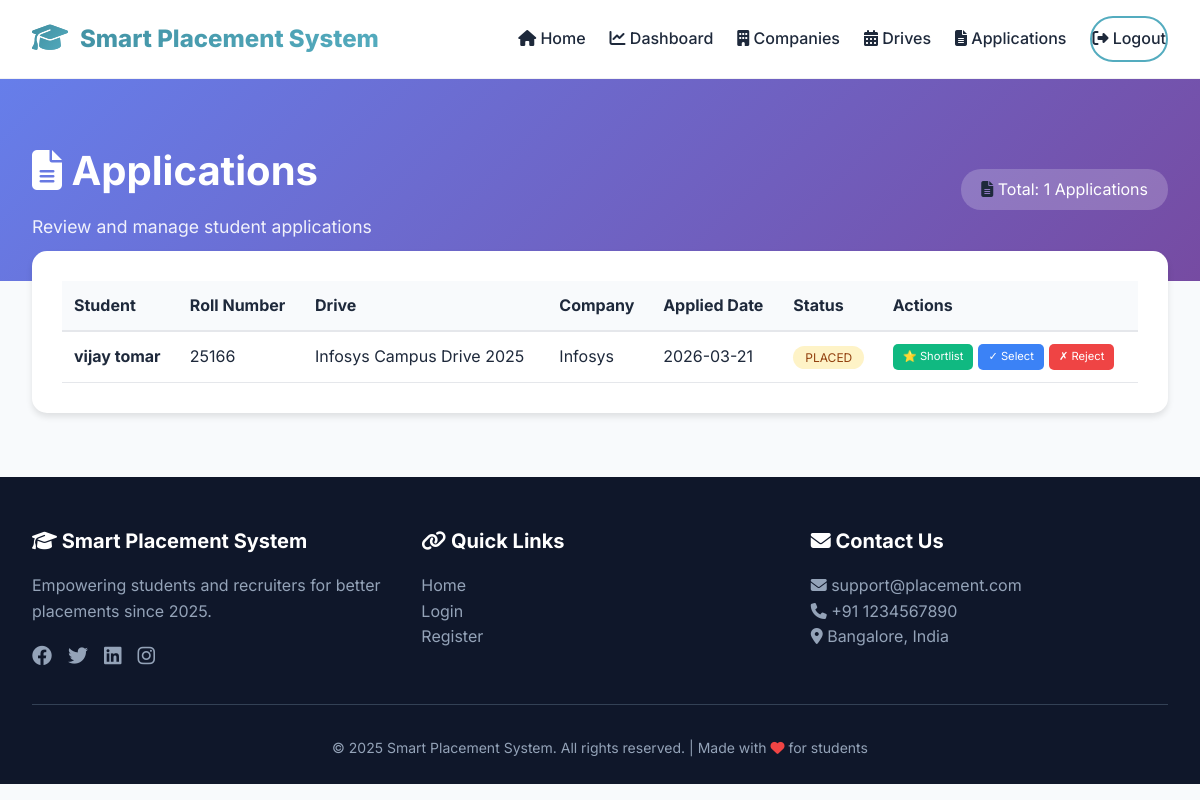
The page /admin/applications (signed in) on the database its author committed.
### models.py (models this page shows, shortened)
class Application(db.Model):
    __tablename__ = 'applications'
    id = db.Column(db.Integer, primary_key=True)
    student_id = db.Column(db.Integer, db.ForeignKey('student_profiles.id'), nullable=False)
    drive_id = db.Column(db.Integer, db.ForeignKey('placement_drives.id'), nullable=False)
    status = db.Column(db.String(20), default='eligible')
    applied_at = db.Column(db.DateTime, default=datetime.utcnow)
    interview_date = db.Column(db.DateTime)
    __table_args__ = (db.UniqueConstraint('student_id', 'drive_id', name='unique_application'),)

class StudentProfile(db.Model):
    __tablename__ = 'student_profiles'
    id = db.Column(db.Integer, primary_key=True)
    user_id = db.Column(db.Integer, db.ForeignKey('users.id'), nullable=False)
    full_name = db.Column(db.String(100), nullable=False)
    roll_number = db.Column(db.String(50), unique=True)
    course = db.Column(db.String(50))
    branch = db.Column(db.String(50))
    cgpa = db.Column(db.Float)
    graduation_year = db.Column(db.Integer)
    phone = db.Column(db.String(15))
    skills = db.Column(db.Text)
    resume_path = db.Column(db.String(200))
    github = db.Column(db.String(200))
    linkedin = db.Column(db.String(200))
    is_profile_complete = db.Column(db.Boolean, default=False)
    created_at = db.Column(db.DateTime, default=datetime.utcnow)
    applications = db.relationship('Application', backref='student', lazy=True, cascade='all, delete-orphan')

class PlacementDrive(db.Model):
    __tablename__ = 'placement_drives'
    id = db.Column(db.Integer, primary_key=True)
    company_id = db.Column(db.Integer, db.ForeignKey('companies.id'), nullable=False)
    title = db.Column(db.String(100), nullable=False)
    description = db.Column(db.Text)
    location = db.Column(db.String(100))
    package = db.Column(db.String(50))
    positions = db.Column(db.Integer)
    application_deadline = db.Column(db.DateTime, nullable=False)
    drive_date = db.Column(db.DateTime)
    is_active = db.Column(db.Boolean, default=True)
    created_at = db.Column(db.DateTime, default=datetime.utcnow)
    applications = db.relationship('Application', backref='drive', lazy=True, cascade='all, delete-orphan')

class Company(db.Model):
    __tablename__ = 'companies'
    id = db.Column(db.Integer, primary_key=True)
    name = db.Column(db.String(100), nullable=False)
    description = db.Column(db.Text)
    industry = db.Column(db.String(50))
    location = db.Column(db.String(100))
    min_cgpa = db.Column(db.Float, default=0)
    eligible_branches = db.Column(db.Text)
    is_active = db.Column(db.Boolean, default=True)
    created_at = db.Column(db.DateTime, default=datetime.utcnow)
    drives = db.relationship('PlacementDrive', backref='company', lazy=True, cascade='all, delete-orphan')

### app.py (the view)
@app.route('/admin/applications')
@login_required
def admin_applications():
    if current_user.role != 'admin':
        return redirect(url_for('student_dashboard'))
    applications = Application.query.order_by(Application.applied_at.desc()).all()
    return render_template('placement/applications.html', applications=applications)

### app.py (called while the page is built)
@app.context_processor
def inject_now():
    return {'now': datetime.utcnow()}

@login_manager.user_loader
def load_user(user_id):
    return User.query.get(int(user_id))

### templates/placement/applications.html
{% extends "base.html" %}
{% block content %}
<div style="background: linear-gradient(135deg, #667eea 0%, #764ba2 100%); padding: 60px 0 40px;">
    <div class="container">
        <div style="display: flex; justify-content: space-between; align-items: center; flex-wrap: wrap; gap: 20px;">
            <div>
                <h1 style="color: white; font-size: 2.5rem; margin-bottom: 10px;">
                    <i class="fas fa-file-alt"></i> Applications
                </h1>
                <p style="color: rgba(255,255,255,0.9); font-size: 1.1rem;">Review and manage student applications</p>
            </div>
            <div>
                <div style="background: rgba(255,255,255,0.2); padding: 8px 20px; border-radius: 20px;">
                    <i class="fas fa-file-alt"></i>
                    <span style="color: white;">Total: {{ applications|length }} Applications</span>
                </div>
            </div>
        </div>
    </div>
</div>
<div class="container" style="margin-top: -30px;">
    <div style="background: white; border-radius: 15px; padding: 30px; box-shadow: 0 4px 6px rgba(0,0,0,0.1);">
        {% if applications %}
        <div style="overflow-x: auto;">
            <table style="width: 100%; border-collapse: collapse;">
                <thead>
                    <tr style="background: #f8fafc; border-bottom: 2px solid #e5e7eb;">
                        <th style="padding: 12px; text-align: left;">Student</th>
                        <th style="padding: 12px; text-align: left;">Roll Number</th>
                        <th style="padding: 12px; text-align: left;">Drive</th>
                        <th style="padding: 12px; text-align: left;">Company</th>
                        <th style="padding: 12px; text-align: left;">Applied Date</th>
                        <th style="padding: 12px; text-align: left;">Status</th>
                        <th style="padding: 12px; text-align: left;">Actions</th>
                    </tr>
                </thead>
                <tbody>
                    {% for app in applications %}
                    <tr style="border-bottom: 1px solid #e5e7eb;">
                        <td style="padding: 12px;">
                            <strong>{{ app.student.full_name }}</strong>
                        </td>
                        <td style="padding: 12px;">{{ app.student.roll_number }}</td>
                        <td style="padding: 12px;">{{ app.drive.title }}</td>
                        <td style="padding: 12px;">{{ app.drive.company.name }}</td>
                        <td style="padding: 12px;">{{ app.applied_at.strftime('%Y-%m-%d') }}</td>
                        <td style="padding: 12px;">
                            <span style="background:
                                {% if app.status == 'selected' %}#d1fae5; color: #065f46;
                                {% elif app.status == 'shortlisted' %}#dbeafe; color: #1e40af;
                                {% elif app.status == 'rejected' %}#fee2e2; color: #991b1b;
                                {% else %}#fef3c7; color: #92400e;{% endif %}
                                padding: 4px 12px; border-radius: 20px; font-size: 0.75rem;">
                                {{ app.status|upper }}
                            </span>
                        </td>
                        <td style="padding: 12px;">
                            <div style="display: flex; gap: 5px; flex-wrap: wrap;">
                                <a href="/admin/update_application/{{ app.id }}/shortlisted"
                                   style="background: #10b981; color: white; padding: 4px 10px; border-radius: 5px; text-decoration: none; font-size: 0.7rem;">
                                    ⭐ Shortlist
                                </a>
                                <a href="/admin/update_application/{{ app.id }}/selected"
                                   style="background: #3b82f6; color: white; padding: 4px 10px; border-radius: 5px; text-decoration: none; font-size: 0.7rem;">
                                    ✓ Select
                                </a>
                                <a href="/admin/update_application/{{ app.id }}/rejected"
                                   style="background: #ef4444; color: white; padding: 4px 10px; border-radius: 5px; text-decoration: none; font-size: 0.7rem;">
                                    ✗ Reject
                                </a>
                            </div>
                        </td>
                    </tr>
                    {% endfor %}
                </tbody>
            </table>
        </div>
        {% else %}
        <div style="text-align: center; padding: 60px 20px;">
            <i class="fas fa-inbox" style="font-size: 4rem; color: #cbd5e1;"></i>
            <h3 style="margin-top: 20px; color: #4a5b6e;">No applications yet</h3>
            <p style="color: #9ca3af;">Applications will appear here when students apply for drives.</p>
        </div>
        {% endif %}
    </div>
</div>
{% endblock %}

### templates/base.html (style rules this page uses)
* { margin: 0; padding: 0; box-sizing: border-box; }
:root { --primary: #54acbf; --primary-dark: #3f8ea0; --primary-light: #c2e3ec; --secondary: #667eea; --secondary-dark: #5a67d8; --dark: #1e293b; --gray: #64748b; --light: #f8fafc; --white: #ffffff; --shadow-sm: 0 4px 6px -1px rgba(0, 0, 0, 0.1); --shadow-md: 0 10px 15px -3px rgba(0, 0, 0, 0.1); --shadow-lg: 0 20px 25px -5px rgba(0, 0, 0, 0.1); }
body { font-family: 'Inter', sans-serif; background: var(--light); color: var(--dark); line-height: 1.6; }
.container { max-width: 1280px; margin: 0 auto; padding: 0 2rem; }

### rows shown on the page
Application: student.full_name "vijay tomar", student.roll_number "25166", drive "Infosys Campus Drive 2025", drive.company.name "Infosys", applied_at "2026-03-21", status "PLACED"

### other values the page prints
{{ applications|length }} "1"
